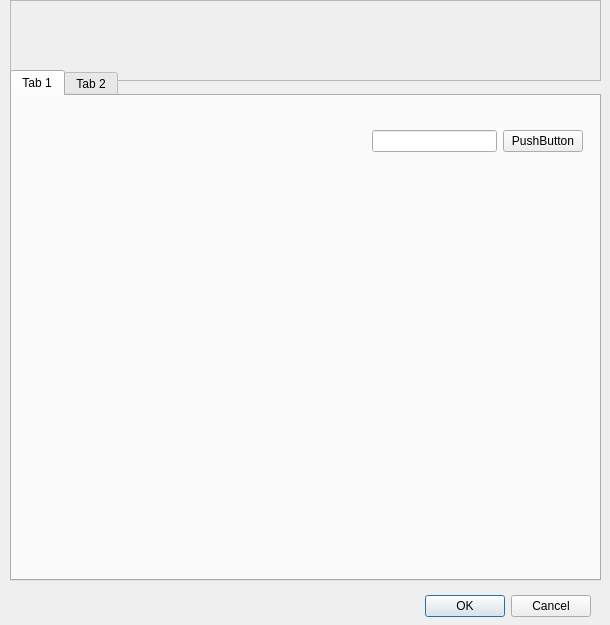
<?xml version="1.0" encoding="UTF-8"?>
<ui version="4.0">
 <class>Dialog</class>
 <widget class="QDialog" name="Dialog">
  <property name="geometry">
   <rect>
    <x>0</x>
    <y>0</y>
    <width>610</width>
    <height>625</height>
   </rect>
  </property>
  <property name="windowTitle">
   <string>Dialog</string>
  </property>
  <widget class="QDialogButtonBox" name="buttonBox">
   <property name="geometry">
    <rect>
     <x>250</x>
     <y>590</y>
     <width>341</width>
     <height>32</height>
    </rect>
   </property>
   <property name="orientation">
    <enum>Qt::Horizontal</enum>
   </property>
   <property name="standardButtons">
    <set>QDialogButtonBox::Cancel|QDialogButtonBox::Ok</set>
   </property>
  </widget>
  <widget class="QTabWidget" name="tabWidget">
   <property name="geometry">
    <rect>
     <x>10</x>
     <y>70</y>
     <width>591</width>
     <height>511</height>
    </rect>
   </property>
   <property name="currentIndex">
    <number>0</number>
   </property>
   <widget class="QWidget" name="tab">
    <attribute name="title">
     <string>Tab 1</string>
    </attribute>
    <widget class="QWidget" name="horizontalLayoutWidget">
     <property name="geometry">
      <rect>
       <x>360</x>
       <y>30</y>
       <width>211</width>
       <height>31</height>
      </rect>
     </property>
     <layout class="QHBoxLayout" name="horizontalLayout">
      <item>
       <widget class="QLineEdit" name="lineEdit"/>
      </item>
      <item>
       <widget class="QPushButton" name="pushButton">
        <property name="text">
         <string>PushButton</string>
        </property>
       </widget>
      </item>
     </layout>
    </widget>
   </widget>
   <widget class="QWidget" name="tab_2">
    <attribute name="title">
     <string>Tab 2</string>
    </attribute>
   </widget>
  </widget>
  <widget class="QFrame" name="frame">
   <property name="geometry">
    <rect>
     <x>10</x>
     <y>0</y>
     <width>591</width>
     <height>81</height>
    </rect>
   </property>
   <property name="frameShape">
    <enum>QFrame::StyledPanel</enum>
   </property>
   <property name="frameShadow">
    <enum>QFrame::Raised</enum>
   </property>
  </widget>
  <zorder>buttonBox</zorder>
  <zorder>frame</zorder>
  <zorder>tabWidget</zorder>
 </widget>
 <resources/>
 <connections>
  <connection>
   <sender>buttonBox</sender>
   <signal>accepted()</signal>
   <receiver>Dialog</receiver>
   <slot>accept()</slot>
   <hints>
    <hint type="sourcelabel">
     <x>468</x>
     <y>604</y>
    </hint>
    <hint type="destinationlabel">
     <x>157</x>
     <y>274</y>
    </hint>
   </hints>
  </connection>
  <connection>
   <sender>buttonBox</sender>
   <signal>rejected()</signal>
   <receiver>Dialog</receiver>
   <slot>reject()</slot>
   <hints>
    <hint type="sourcelabel">
     <x>536</x>
     <y>610</y>
    </hint>
    <hint type="destinationlabel">
     <x>286</x>
     <y>274</y>
    </hint>
   </hints>
  </connection>
 </connections>
</ui>
